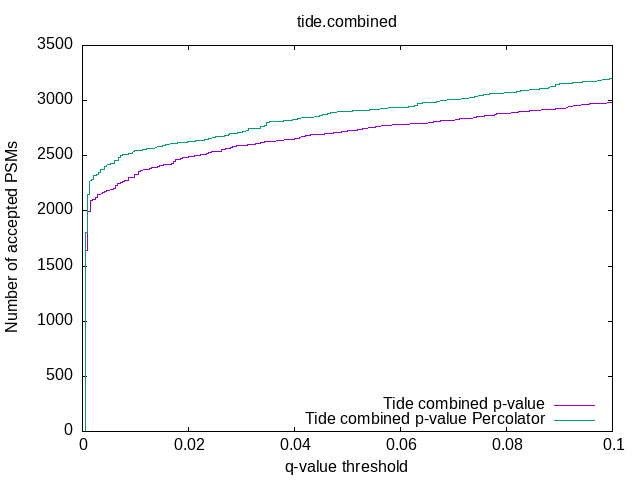

This figure's gnuplot source:
set output "/dev/null"
set terminal png
set title "tide.combined"
set xlabel "q-value threshold"
set ylabel "Number of accepted PSMs"
set xrange [0:0.1]
set key bottom right
plot "tide-combined/tide-combined.q.txt" using 1:0 title "Tide combined p-value" with lines lw 1
replot "tide-combined/tide-combined.percolator.q.txt" using 1:0 title "Tide combined p-value Percolator" with lines lw 1
set output
replot
